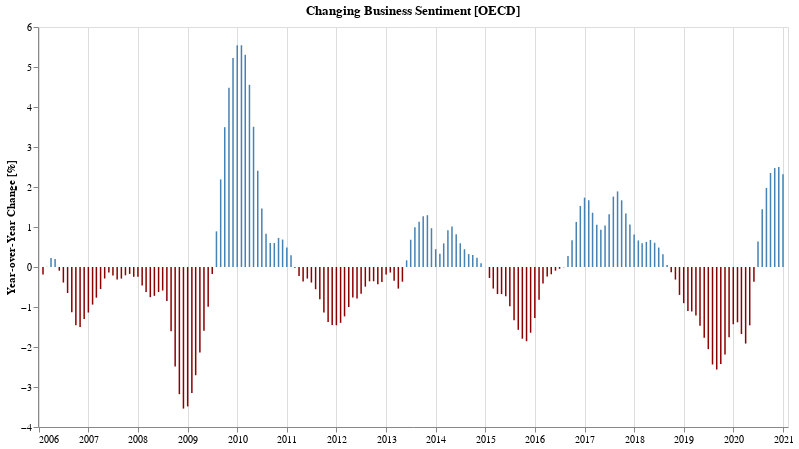

The notebook cell saved with this chart:
### Markdown cell above
## Has business sentiment gotten better or worse compared to the same time last year?

### Code cell
bYoy = yoyChartFor(bUsaYoy, 'Business', 'steelblue')
bYoy.display()

### Figure 1 — Vega-Lite specification as saved in the notebook (floating-point values rounded to 4 significant figures; data arrays with more than 128 entries replaced by an {"elided": "..."} marker saying what was removed)
{"config": {"view": {"continuousWidth": 400, "continuousHeight": 300}}, "data": {"name": "data-29bbea317a3d1a652df3d1beb89ab7c8"}, "mark": {"type": "bar", "color": "steelblue", "width": 1.5}, "encoding": {"color": {"condition": {"value": "darkred", "test": "datum['Value'] < 0"}, "value": "steelblue"}, "tooltip": [{"type": "temporal", "field": "TIME", "format": "%b %Y", "title": "Date"}, {"type": "ordinal", "field": "label"}, {"type": "ordinal", "field": "change_in_percent"}], "x": {"type": "temporal", "axis": {"title": ""}, "field": "TIME"}, "y": {"type": "quantitative", "axis": {"grid": false, "title": "Year-over-Year Change [%]"}, "field": "Value"}}, "height": 400, "title": "Changing Business Sentiment [OECD]", "transform": [{"calculate": "'Business'", "as": "label"}, {"calculate": "format(datum.Value, ',.2f')", "as": "change_in_percent"}], "width": 750, "$schema": "https://vega.github.io/schema/vega-lite/v4.8.1.json", "datasets": {"data-29bbea317a3d1a652df3d1beb89ab7c8": {"elided": "180 records"}}}
